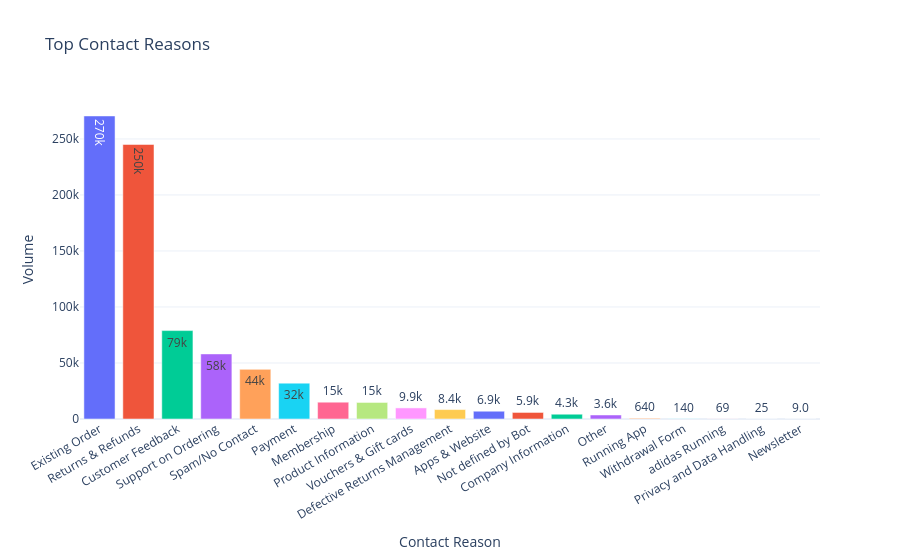

The code cell stored with this chart in its notebook:
### Code cell
top_10_intents = overall_intents

fig = px.bar(
    top_10_intents,
    x="contact_reason",
    y="volume",
    color="contact_reason",
    title="Top Contact Reasons",
    text_auto=".2s",
)

fig.update_layout(
    xaxis_title="Contact Reason",
    yaxis_title="Volume",
    template="plotly_white",
    xaxis_tickangle=-30,
    showlegend=False,
)

fig.show()

### Figure 1 — Plotly figure (JSON) as saved in the notebook; plotly's stock layout.template omitted (floating-point values rounded to 4 significant figures)
{"data": [{"hovertemplate": "contact_reason=%{x}<br>volume=%{y}<extra></extra>", "legendgroup": "Existing Order", "marker": {"color": "#636efa", "pattern": {"shape": ""}}, "name": "Existing Order", "orientation": "v", "showlegend": true, "textposition": "auto", "texttemplate": "%{y:.2s}", "type": "bar", "x": ["Existing Order"], "xaxis": "x", "y": [270500.0], "yaxis": "y"}, {"hovertemplate": "contact_reason=%{x}<br>volume=%{y}<extra></extra>", "legendgroup": "Returns & Refunds", "marker": {"color": "#EF553B", "pattern": {"shape": ""}}, "name": "Returns & Refunds", "orientation": "v", "showlegend": true, "textposition": "auto", "texttemplate": "%{y:.2s}", "type": "bar", "x": ["Returns & Refunds"], "xaxis": "x", "y": [245100.0], "yaxis": "y"}, {"hovertemplate": "contact_reason=%{x}<br>volume=%{y}<extra></extra>", "legendgroup": "Customer Feedback", "marker": {"color": "#00cc96", "pattern": {"shape": ""}}, "name": "Customer Feedback", "orientation": "v", "showlegend": true, "textposition": "auto", "texttemplate": "%{y:.2s}", "type": "bar", "x": ["Customer Feedback"], "xaxis": "x", "y": [78930.0], "yaxis": "y"}, {"hovertemplate": "contact_reason=%{x}<br>volume=%{y}<extra></extra>", "legendgroup": "Support on Ordering", "marker": {"color": "#ab63fa", "pattern": {"shape": ""}}, "name": "Support on Ordering", "orientation": "v", "showlegend": true, "textposition": "auto", "texttemplate": "%{y:.2s}", "type": "bar", "x": ["Support on Ordering"], "xaxis": "x", "y": [58100.0], "yaxis": "y"}, {"hovertemplate": "contact_reason=%{x}<br>volume=%{y}<extra></extra>", "legendgroup": "Spam/No Contact", "marker": {"color": "#FFA15A", "pattern": {"shape": ""}}, "name": "Spam/No Contact", "orientation": "v", "showlegend": true, "textposition": "auto", "texttemplate": "%{y:.2s}", "type": "bar", "x": ["Spam/No Contact"], "xaxis": "x", "y": [44310.0], "yaxis": "y"}, {"hovertemplate": "contact_reason=%{x}<br>volume=%{y}<extra></extra>", "legendgroup": "Payment", "marker": {"color": "#19d3f3", "pattern": {"shape": ""}}, "name": "Payment", "orientation": "v", "showlegend": true, "textposition": "auto", "texttemplate": "%{y:.2s}", "type": "bar", "x": ["Payment"], "xaxis": "x", "y": [32020.0], "yaxis": "y"}, {"hovertemplate": "contact_reason=%{x}<br>volume=%{y}<extra></extra>", "legendgroup": "Membership", "marker": {"color": "#FF6692", "pattern": {"shape": ""}}, "name": "Membership", "orientation": "v", "showlegend": true, "textposition": "auto", "texttemplate": "%{y:.2s}", "type": "bar", "x": ["Membership"], "xaxis": "x", "y": [15000.0], "yaxis": "y"}, {"hovertemplate": "contact_reason=%{x}<br>volume=%{y}<extra></extra>", "legendgroup": "Product Information", "marker": {"color": "#B6E880", "pattern": {"shape": ""}}, "name": "Product Information", "orientation": "v", "showlegend": true, "textposition": "auto", "texttemplate": "%{y:.2s}", "type": "bar", "x": ["Product Information"], "xaxis": "x", "y": [14780.0], "yaxis": "y"}, {"hovertemplate": "contact_reason=%{x}<br>volume=%{y}<extra></extra>", "legendgroup": "Vouchers & Gift cards", "marker": {"color": "#FF97FF", "pattern": {"shape": ""}}, "name": "Vouchers & Gift cards", "orientation": "v", "showlegend": true, "textposition": "auto", "texttemplate": "%{y:.2s}", "type": "bar", "x": ["Vouchers & Gift cards"], "xaxis": "x", "y": [9899.0], "yaxis": "y"}, {"hovertemplate": "contact_reason=%{x}<br>volume=%{y}<extra></extra>", "legendgroup": "Defective Returns Management", "marker": {"color": "#FECB52", "pattern": {"shape": ""}}, "name": "Defective Returns Management", "orientation": "v", "showlegend": true, "textposition": "auto", "texttemplate": "%{y:.2s}", "type": "bar", "x": ["Defective Returns Management"], "xaxis": "x", "y": [8421.0], "yaxis": "y"}, {"hovertemplate": "contact_reason=%{x}<br>volume=%{y}<extra></extra>", "legendgroup": "Apps & Website", "marker": {"color": "#636efa", "pattern": {"shape": ""}}, "name": "Apps & Website", "orientation": "v", "showlegend": true, "textposition": "auto", "texttemplate": "%{y:.2s}", "type": "bar", "x": ["Apps & Website"], "xaxis": "x", "y": [6941.0], "yaxis": "y"}, {"hovertemplate": "contact_reason=%{x}<br>volume=%{y}<extra></extra>", "legendgroup": "Not defined by Bot", "marker": {"color": "#EF553B", "pattern": {"shape": ""}}, "name": "Not defined by Bot", "orientation": "v", "showlegend": true, "textposition": "auto", "texttemplate": "%{y:.2s}", "type": "bar", "x": ["Not defined by Bot"], "xaxis": "x", "y": [5855.0], "yaxis": "y"}, {"hovertemplate": "contact_reason=%{x}<br>volume=%{y}<extra></extra>", "legendgroup": "Company Information", "marker": {"color": "#00cc96", "pattern": {"shape": ""}}, "name": "Company Information", "orientation": "v", "showlegend": true, "textposition": "auto", "texttemplate": "%{y:.2s}", "type": "bar", "x": ["Company Information"], "xaxis": "x", "y": [4266.0], "yaxis": "y"}, {"hovertemplate": "contact_reason=%{x}<br>volume=%{y}<extra></extra>", "legendgroup": "Other", "marker": {"color": "#ab63fa", "pattern": {"shape": ""}}, "name": "Other", "orientation": "v", "showlegend": true, "textposition": "auto", "texttemplate": "%{y:.2s}", "type": "bar", "x": ["Other"], "xaxis": "x", "y": [3585.0], "yaxis": "y"}, {"hovertemplate": "contact_reason=%{x}<br>volume=%{y}<extra></extra>", "legendgroup": "Running App", "marker": {"color": "#FFA15A", "pattern": {"shape": ""}}, "name": "Running App", "orientation": "v", "showlegend": true, "textposition": "auto", "texttemplate": "%{y:.2s}", "type": "bar", "x": ["Running App"], "xaxis": "x", "y": [636.0], "yaxis": "y"}, {"hovertemplate": "contact_reason=%{x}<br>volume=%{y}<extra></extra>", "legendgroup": "Withdrawal Form", "marker": {"color": "#19d3f3", "pattern": {"shape": ""}}, "name": "Withdrawal Form", "orientation": "v", "showlegend": true, "textposition": "auto", "texttemplate": "%{y:.2s}", "type": "bar", "x": ["Withdrawal Form"], "xaxis": "x", "y": [143.0], "yaxis": "y"}, {"hovertemplate": "contact_reason=%{x}<br>volume=%{y}<extra></extra>", "legendgroup": "adidas Running", "marker": {"color": "#FF6692", "pattern": {"shape": ""}}, "name": "adidas Running", "orientation": "v", "showlegend": true, "textposition": "auto", "texttemplate": "%{y:.2s}", "type": "bar", "x": ["adidas Running"], "xaxis": "x", "y": [69.0], "yaxis": "y"}, {"hovertemplate": "contact_reason=%{x}<br>volume=%{y}<extra></extra>", "legendgroup": "Privacy and Data Handling", "marker": {"color": "#B6E880", "pattern": {"shape": ""}}, "name": "Privacy and Data Handling", "orientation": "v", "showlegend": true, "textposition": "auto", "texttemplate": "%{y:.2s}", "type": "bar", "x": ["Privacy and Data Handling"], "xaxis": "x", "y": [25.0], "yaxis": "y"}, {"hovertemplate": "contact_reason=%{x}<br>volume=%{y}<extra></extra>", "legendgroup": "Newsletter", "marker": {"color": "#FF97FF", "pattern": {"shape": ""}}, "name": "Newsletter", "orientation": "v", "showlegend": true, "textposition": "auto", "texttemplate": "%{y:.2s}", "type": "bar", "x": ["Newsletter"], "xaxis": "x", "y": [9.0], "yaxis": "y"}], "layout": {"barmode": "relative", "legend": {"title": {"text": "contact_reason"}, "tracegroupgap": 0}, "showlegend": false, "title": {"text": "Top Contact Reasons"}, "xaxis": {"anchor": "y", "categoryarray": ["Existing Order", "Returns & Refunds", "Customer Feedback", "Support on Ordering", "Spam/No Contact", "Payment", "Membership", "Product Information", "Vouchers & Gift cards", "Defective Returns Management", "Apps & Website", "Not defined by Bot", "Company Information", "Other", "Running App", "Withdrawal Form", "adidas Running", "Privacy and Data Handling", "Newsletter"], "categoryorder": "array", "domain": [0, 1], "tickangle": -30, "title": {"text": "Contact Reason"}}, "yaxis": {"anchor": "x", "domain": [0, 1], "title": {"text": "Volume"}}}}
